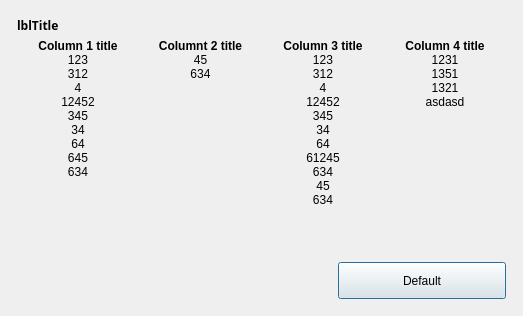
<?xml version="1.0" encoding="UTF-8"?>
<ui version="4.0">
 <class>Dialog</class>
 <widget class="QDialog" name="Dialog">
  <property name="geometry">
   <rect>
    <x>0</x>
    <y>0</y>
    <width>523</width>
    <height>316</height>
   </rect>
  </property>
  <property name="windowTitle">
   <string>Dialog</string>
  </property>
  <property name="autoFillBackground">
   <bool>false</bool>
  </property>
  <layout class="QVBoxLayout" name="verticalLayout_2">
   <item>
    <widget class="QFrame" name="frContainer">
     <property name="frameShape">
      <enum>QFrame::NoFrame</enum>
     </property>
     <property name="frameShadow">
      <enum>QFrame::Raised</enum>
     </property>
     <layout class="QVBoxLayout" name="verticalLayout">
      <property name="spacing">
       <number>0</number>
      </property>
      <property name="margin">
       <number>6</number>
      </property>
      <item>
       <layout class="QHBoxLayout" name="DialogTitle">
        <property name="bottomMargin">
         <number>5</number>
        </property>
        <item>
         <widget class="QLabel" name="lblTitle">
          <property name="sizePolicy">
           <sizepolicy hsizetype="Preferred" vsizetype="Preferred">
            <horstretch>0</horstretch>
            <verstretch>0</verstretch>
           </sizepolicy>
          </property>
          <property name="maximumSize">
           <size>
            <width>16777215</width>
            <height>45</height>
           </size>
          </property>
          <property name="font">
           <font>
            <family>Century Gothic</family>
            <weight>75</weight>
            <bold>true</bold>
           </font>
          </property>
          <property name="text">
           <string>lblTitle</string>
          </property>
         </widget>
        </item>
       </layout>
      </item>
      <item>
       <layout class="QGridLayout" name="contentsLayout">
        <item row="1" column="0">
         <widget class="QLabel" name="lblColumn1Contents">
          <property name="styleSheet">
           <string>font-weight: normal;</string>
          </property>
          <property name="text">
           <string>123
312
4
12452
345
34
64
645
634
</string>
          </property>
          <property name="alignment">
           <set>Qt::AlignHCenter|Qt::AlignTop</set>
          </property>
         </widget>
        </item>
        <item row="0" column="0">
         <widget class="QLabel" name="lblColumn1Title">
          <property name="styleSheet">
           <string>font-weight: bold;</string>
          </property>
          <property name="text">
           <string>Column 1 title</string>
          </property>
          <property name="alignment">
           <set>Qt::AlignHCenter|Qt::AlignTop</set>
          </property>
         </widget>
        </item>
        <item row="0" column="1">
         <widget class="QLabel" name="lblColumn2Title">
          <property name="styleSheet">
           <string>font-weight: bold;</string>
          </property>
          <property name="text">
           <string>Columnt 2 title</string>
          </property>
          <property name="alignment">
           <set>Qt::AlignHCenter|Qt::AlignTop</set>
          </property>
         </widget>
        </item>
        <item row="1" column="1">
         <widget class="QLabel" name="lblColumn2Contents">
          <property name="styleSheet">
           <string>font-weight: normal;</string>
          </property>
          <property name="text">
           <string>45
634
</string>
          </property>
          <property name="alignment">
           <set>Qt::AlignHCenter|Qt::AlignTop</set>
          </property>
         </widget>
        </item>
        <item row="0" column="2">
         <widget class="QLabel" name="lblColumn3Title">
          <property name="styleSheet">
           <string>font-weight: bold;</string>
          </property>
          <property name="text">
           <string>Column 3 title</string>
          </property>
          <property name="alignment">
           <set>Qt::AlignHCenter|Qt::AlignTop</set>
          </property>
         </widget>
        </item>
        <item row="1" column="2">
         <widget class="QLabel" name="lblColumn3Contents">
          <property name="styleSheet">
           <string>font-weight: normal;</string>
          </property>
          <property name="text">
           <string>123
312
4
12452
345
34
64
61245
634
45
634
</string>
          </property>
          <property name="alignment">
           <set>Qt::AlignHCenter|Qt::AlignTop</set>
          </property>
         </widget>
        </item>
        <item row="0" column="3">
         <widget class="QLabel" name="lblColumn4Title">
          <property name="styleSheet">
           <string>font-weight: bold;</string>
          </property>
          <property name="text">
           <string>Column 4 title</string>
          </property>
          <property name="alignment">
           <set>Qt::AlignHCenter|Qt::AlignTop</set>
          </property>
         </widget>
        </item>
        <item row="1" column="3">
         <widget class="QLabel" name="lblColumn4Contents">
          <property name="styleSheet">
           <string>font-weight: normal;</string>
          </property>
          <property name="text">
           <string>1231
1351
1321
asdasd</string>
          </property>
          <property name="alignment">
           <set>Qt::AlignHCenter|Qt::AlignTop</set>
          </property>
         </widget>
        </item>
       </layout>
      </item>
      <item>
       <spacer name="ContentBottomSpacer">
        <property name="orientation">
         <enum>Qt::Vertical</enum>
        </property>
        <property name="sizeHint" stdset="0">
         <size>
          <width>20</width>
          <height>43</height>
         </size>
        </property>
       </spacer>
      </item>
      <item>
       <layout class="QHBoxLayout" name="DialogButtons">
        <property name="topMargin">
         <number>5</number>
        </property>
        <item>
         <spacer name="ButtonSpacer">
          <property name="orientation">
           <enum>Qt::Horizontal</enum>
          </property>
          <property name="sizeHint" stdset="0">
           <size>
            <width>40</width>
            <height>20</height>
           </size>
          </property>
         </spacer>
        </item>
        <item>
         <widget class="QPushButton" name="btnOK">
          <property name="enabled">
           <bool>true</bool>
          </property>
          <property name="minimumSize">
           <size>
            <width>168</width>
            <height>37</height>
           </size>
          </property>
          <property name="maximumSize">
           <size>
            <width>168</width>
            <height>37</height>
           </size>
          </property>
          <property name="text">
           <string>Default</string>
          </property>
          <property name="default">
           <bool>false</bool>
          </property>
         </widget>
        </item>
       </layout>
      </item>
     </layout>
    </widget>
   </item>
  </layout>
 </widget>
 <resources/>
 <connections/>
</ui>
